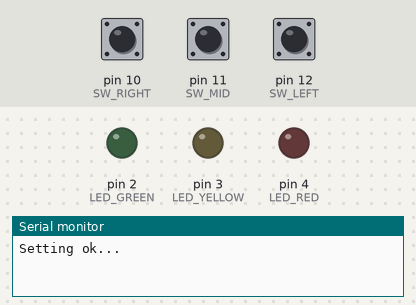
The sketch below on a simulated Arduino Uno, built with avr-gcc and run on an emulated ATmega328P. Shown: output pins drawn as LEDs (lit = HIGH), the last lines printed to the serial monitor. Dashed ring = blinking. Inputs (shaded band) come from the test bench; at power-on: pin 11 (SW_MID) HIGH, pin 12 (SW_LEFT) LOW, pin 10 (SW_RIGHT) HIGH.

Above: at 1.2 s.
1.3 s: pin 11 (SW_MID) pulled LOW for 1 s
At 2.11 s:
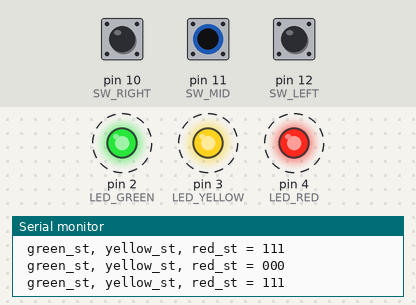
3.8 s: pin 12 (SW_LEFT) pulled HIGH for 0.15 s
At 4.5 s:
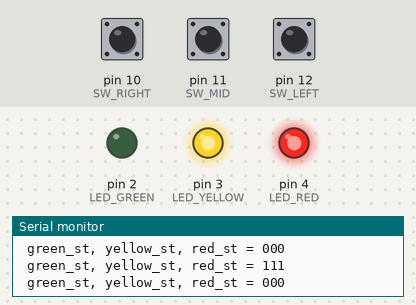
6.9 s: pin 10 (SW_RIGHT) pulled LOW for 0.15 s
At 7.7 s:
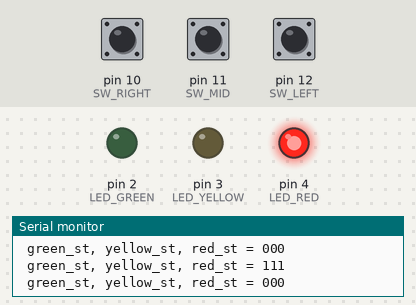
10.0 s: pin 11 (SW_MID) pulled LOW for 3.2 s
At 14.0 s:
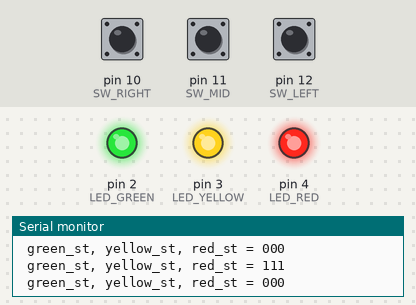
14.7 s: pin 11 (SW_MID) driven LOW
At 15.17 s:
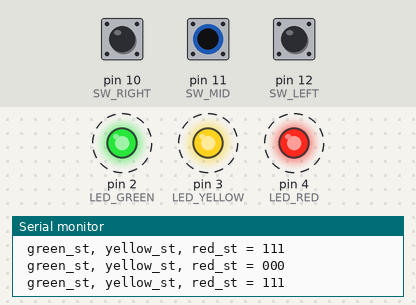
17.7 s: pin 10 (SW_RIGHT) pulled LOW for 1 s
Timing chart, 0 to 22.7 s (numbered marks = the images above; inputs shaded):
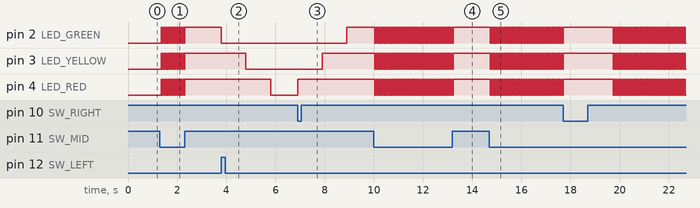

The sketch:

Exercise_7.ino
```cpp
#define LED_GREEN  2
#define LED_YELLOW 3
#define LED_RED    4
#define SW_LEFT   12
#define SW_MID    11
#define SW_RIGHT  10
bool red_st, green_st, yellow_st;
void setup() {
  Serial.begin(9600);
  pinMode(SW_LEFT,INPUT);
  pinMode(SW_MID,INPUT);
  pinMode(SW_RIGHT, INPUT_PULLUP);
  pinMode(LED_GREEN, OUTPUT);
  pinMode(LED_YELLOW, OUTPUT);
  pinMode(LED_RED, OUTPUT);
  digitalWrite(LED_GREEN, LOW);
  digitalWrite(LED_GREEN, LOW);
  digitalWrite(LED_GREEN, LOW);

  Serial.println("Setting ok...");
}

void loop() {

  if(digitalRead(SW_RIGHT)== LOW){
    digitalWrite(LED_RED, HIGH);
    red_st = true;
    delay(1000);
    digitalWrite(LED_YELLOW, HIGH);
    yellow_st = true;
    delay(1000);
    digitalWrite(LED_GREEN, HIGH);
    green_st = true;
  }
  if(digitalRead(SW_LEFT)== HIGH){
    digitalWrite(LED_GREEN, LOW);
    green_st = false;
    delay(1000);
    digitalWrite(LED_YELLOW, LOW);
    yellow_st = false;
    delay(1000);
    digitalWrite(LED_RED, LOW);
    red_st = false;
  }
  if(digitalRead(SW_MID)== LOW){

    Serial.print( " green_st, yellow_st, red_st = ");
    Serial.print(green_st);Serial.print(yellow_st);Serial.println(red_st);

    if (green_st==true){
    digitalWrite(LED_GREEN, LOW);
    green_st = !green_st;
    }else{
    digitalWrite(LED_GREEN, HIGH);
    green_st = !green_st;}
    if (yellow_st==true){
    digitalWrite(LED_YELLOW, LOW);
    yellow_st = !yellow_st;}
    else{
    digitalWrite(LED_YELLOW, HIGH);
    yellow_st = !yellow_st;}
    if (red_st==true){
    digitalWrite(LED_RED, LOW);
    red_st = !red_st;}
    else{
    digitalWrite(LED_RED, HIGH);
    red_st = !red_st;}


  }
}
```

Measured:
- after the input at 1.3 s, pin 2 (LED_GREEN), pin 3 (LED_YELLOW), pin 4 (LED_RED): alternates HIGH for 0.04 s and LOW for 0.04 s, 27 changes in all, then stays HIGH, starting at once
- after the input at 3.8 s, pin 2 (LED_GREEN): HIGH → LOW at once; pin 3 (LED_YELLOW): HIGH → LOW after 1.0 s; pin 4 (LED_RED): HIGH → LOW after 2.0 s
- after the input at 6.9 s, pin 2 (LED_GREEN): LOW → HIGH after 2.0 s; pin 3 (LED_YELLOW): LOW → HIGH after 1.0 s; pin 4 (LED_RED): LOW → HIGH at once
- after the input at 10.0 s, pin 2 (LED_GREEN), pin 3 (LED_YELLOW), pin 4 (LED_RED): alternates HIGH for 0.04 s and LOW for 0.04 s, 86 changes in all, then stays HIGH, starting at once
- after the input at 14.7 s, pin 2 (LED_GREEN), pin 3 (LED_YELLOW), pin 4 (LED_RED): alternates HIGH for 0.04 s and LOW for 0.04 s, starting at once
